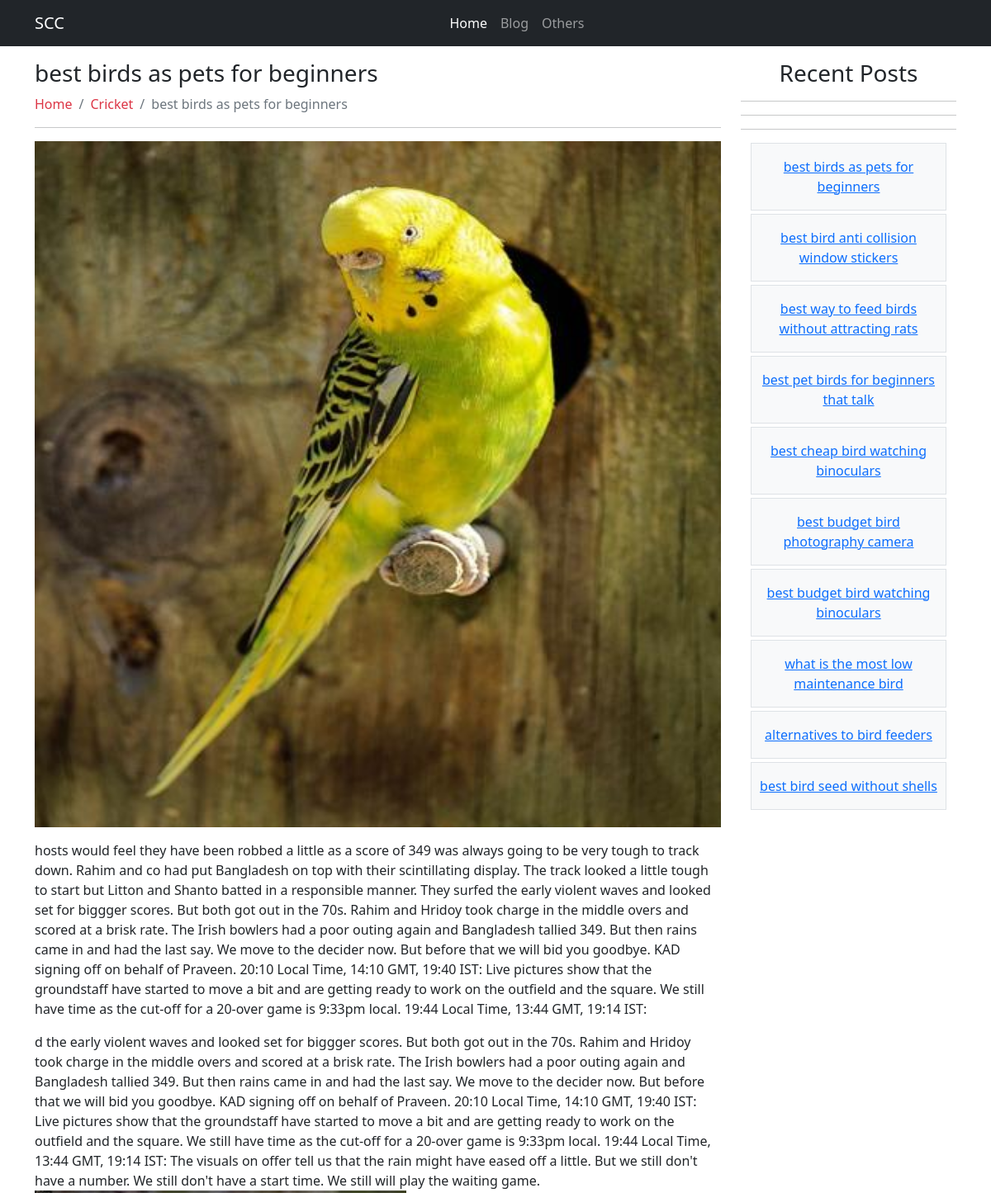
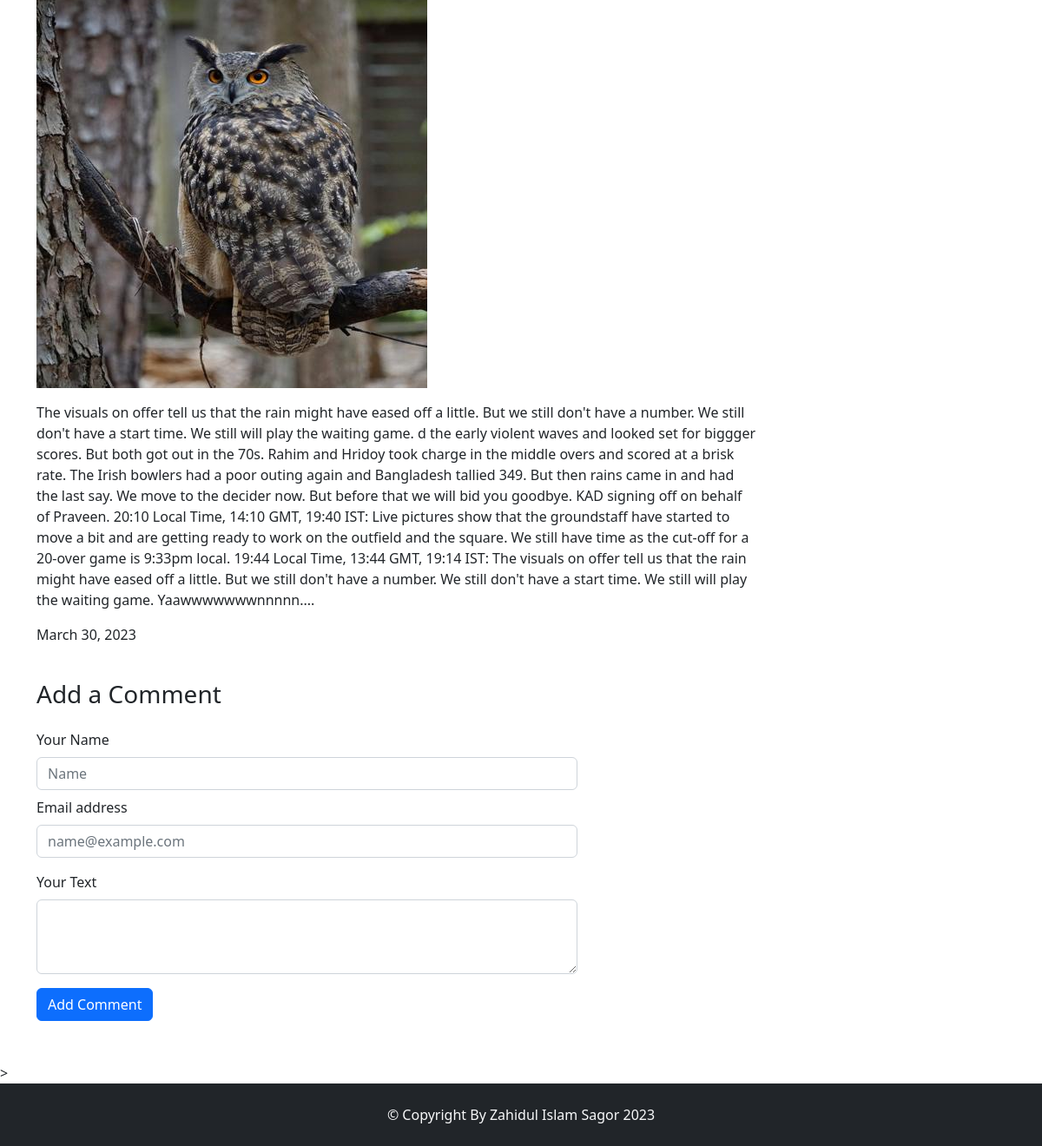
The app's page /ban-vs-irland-2nd-odi-match with its own data (2 pictures, top to bottom).
### blog/models.py (models this page shows, shortened)
class Post(models.Model):
    STATUS = [('draft', 'Draft'), ('publish', 'Publish')]
    title = models.CharField(max_length=200)
    slug = models.SlugField(unique=True, blank = True, null = True)
    content = RichTextUploadingField()
    created_post = models.DateTimeField(auto_now_add = True)
    update_post = models.DateField(auto_now = True)
    category = models.ForeignKey(Category, on_delete=models.CASCADE)
    status = models.CharField(max_length=10, choices=STATUS, default='draft')
    featured = models.ImageField(upload_to='blogs/', blank=True, null=True)
    meta_title = models.CharField(max_length=200, blank=True, null=True)
    meta_des = models.TextField(blank=True, null=True)
    class Meta:
        verbose_name_plural = 'All Post'

class Category(models.Model):
    title = models.CharField(max_length=200)
    slug = models.SlugField(unique=True, blank=True, null=True)
    class Meta:
        verbose_name_plural = 'Categories'

### blog/views.py (the view)
# urls.py: path('<slug:slug>', views.single_post, name='single_post'),
def single_post(request, slug):
    post = get_object_or_404(Post, slug=slug)
    images = post.featured
    recent_posts = Post.objects.order_by('-status')[:10] # Get the 5 latest posts
    context = {
        'post': post,
        'recent_posts': recent_posts,
        'images': images
    }
    return render(request, 'blog/single.html', context)

### templates/blog/single.html (shortened to what this page needs)
{% extends 'blog/base.html' %}
{% block content %}
<div class="container">
    <div class="row py-3">
        <div class="col-md-9">
            <h1 class="h3">{{post.title}}</h1>
              <nav aria-label="breadcrumb">
                <ol class="breadcrumb">
                  <li class="breadcrumb-item"><a class="text-decoration-none text-danger" href="{% url 'home' %}">Home</a></li>
                  <li class="breadcrumb-item"><a class="text-decoration-none text-danger" href="#">{{post.category.title}}</a></li>
                  <li class="breadcrumb-item active" aria-current="page">{{post.title}}</li>
                </ol>
              </nav>
              <hr>
            <div class="my-3">
              <div class="my-3">
                <img src="{% if post.featured %}{{ post.featured.url }}{% endif %}" class="card-img-top" alt="...">
            </div>
              {{post.content|safe}}
            </div>
              {{post.update_post}}
              <br><br>
              {% load social_share %}
              <h3 class="py-3">Add a Comment</h3>
              <div class="mb-3 w-75">
                <label for="exampleFormControlInput1" class="form-label">Your Name</label>
                <input type="email" class="form-control" id="exampleFormControlInput1" placeholder="Name">
                <label for="exampleFormControlInput1" class="form-label my-2">Email address</label>
                <input type="email" class="form-control" id="exampleFormControlInput1" placeholder="name@example.com">
              </div>
              <div class="mb-3 w-75">
                <label for="exampleFormControlTextarea1" class="form-label">Your Text</label>
                <textarea class="form-control" id="exampleFormControlTextarea1" rows="3"></textarea>
                <button class="btn btn-primary my-3">Add Comment</button>
              </div>
        </div>
        <div class="col-md-3">
            <aside class="col-lg-12">
                <div class="widget mb-6">
                    <h3 class="widget-title text-center text-dark">Recent Posts</h3>
                    <hr><hr><hr>
                    {% for recent_post in recent_posts %}
                    <div class="container text-center">
                      <div class="row my-1 ">
                        <div class="col-12">
                          <div class="p-2 border bg-light py-3">
                            <a class="class="text-decoration-none text-danger" href="{{ recent_post.get_absolute_url }}">{{ recent_post.title }}</a>
                          </div>
                        </div>
                      </div>
                    </div>
                  {% endfor %}
                </aside>
          </div>
        </div>
    </div>
</div>>
{% endblock content %}

### records on screen
Post: title "best birds as pets for beginners", category "Cricket", featured (picture), content "hosts would feel they have been robbed a little as a score of 349 was always going to be very tough to track down. Rahim and co had put Bangladesh on top with their scintillating display. The track looked a little tough to start but Litton and Shanto batted in a responsible manner. They surfed the early violent waves and looked set for biggger scores. But both got out in the 70s. Rahim and Hridoy took charge in the middle overs and scored at a brisk rate. The Irish bowlers had a poor outing again and Bangladesh tallied 349. But then rains came in and had the last say. We move to the decider now. But before that we will bid you goodbye. KAD signing off on behalf of Praveen. 20:10 Local Time,…", content (picture), update_post "March 30, 2023"
Post: title "best bird anti collision window stickers"
Post: title "best way to feed birds without attracting rats"
Post: title "best pet birds for beginners that talk"
Post: title "best cheap bird watching binoculars"
Post: title "best budget bird photography camera"
Post: title "best budget bird watching binoculars"
Post: title "what is the most low maintenance bird"
Post: title "alternatives to bird feeders"
Post: title "best bird seed without shells"
